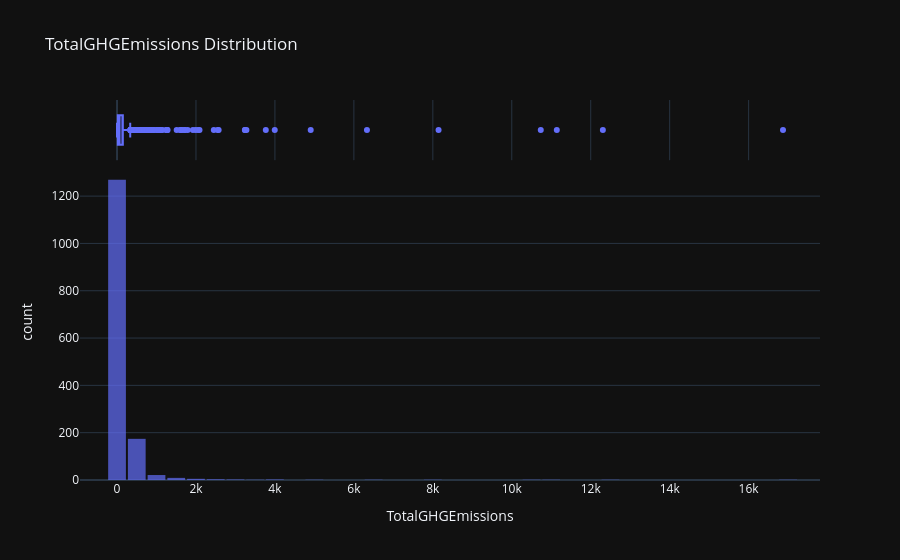

Notebook cell for this chart:
### Code cell
interactive_distribution(df=df_compliant_filtered, col='TotalGHGEmissions')

### Figure 1 — Plotly figure (JSON) as saved in the notebook; plotly's stock layout.template omitted (floating-point values rounded to 4 significant figures; data arrays with more than 128 entries replaced by an {"elided": "..."} marker saying what was removed)
{"data": [{"bingroup": "x", "hovertemplate": "TotalGHGEmissions=%{x}<br>count=%{y}<extra></extra>", "legendgroup": "", "marker": {"color": "#636efa", "opacity": 0.7, "pattern": {"shape": ""}}, "name": "", "nbinsx": 50, "orientation": "v", "showlegend": false, "x": {"elided": "1493 float values"}, "xaxis": "x", "yaxis": "y", "type": "histogram"}, {"hovertemplate": "TotalGHGEmissions=%{x}<extra></extra>", "legendgroup": "", "marker": {"color": "#636efa"}, "name": "", "notched": true, "showlegend": false, "x": {"elided": "1493 float values"}, "xaxis": "x2", "yaxis": "y2", "type": "box"}], "layout": {"xaxis": {"anchor": "y", "domain": [0.0, 1.0], "title": {"text": "TotalGHGEmissions"}}, "yaxis": {"anchor": "x", "domain": [0.0, 0.8316], "title": {"text": "count"}}, "xaxis2": {"anchor": "y2", "domain": [0.0, 1.0], "matches": "x", "showticklabels": false, "showgrid": true}, "yaxis2": {"anchor": "x2", "domain": [0.8416, 1.0], "matches": "y2", "showticklabels": false, "showline": false, "ticks": "", "showgrid": false}, "legend": {"tracegroupgap": 0}, "title": {"text": "TotalGHGEmissions Distribution"}, "barmode": "relative", "bargap": 0.1}}
